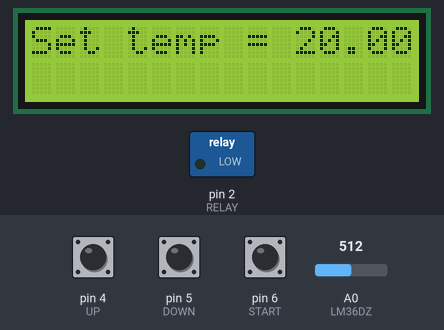
This sketch was run on a simulated Arduino Uno, built with avr-gcc and run on an emulated ATmega328P. Parts: 16×2 character LCD, switched loads named in the sketch (green lamp = pin HIGH). Inputs (shaded band) come from the test bench; at power-on: pin 5 (DOWN) LOW, A0 (LM36DZ) = 512, pin 4 (UP) HIGH, pin 6 (START) LOW.

Above: at 1.2 s.
1.3 s: pin 5 (DOWN) pulled HIGH for 0.15 s
At 2.2 s:
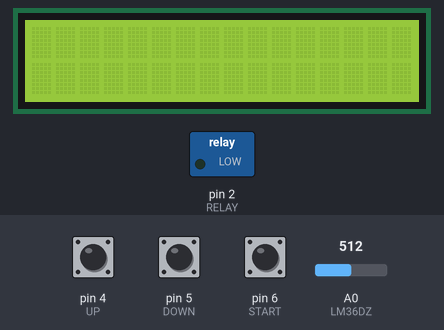
4.4 s: A0 (LM36DZ) set to 321
7.4 s: A0 (LM36DZ) set to 291
8.9 s: A0 (LM36DZ) set to 67
11.9 s: A0 (LM36DZ) set to 60
At 13.0 s:
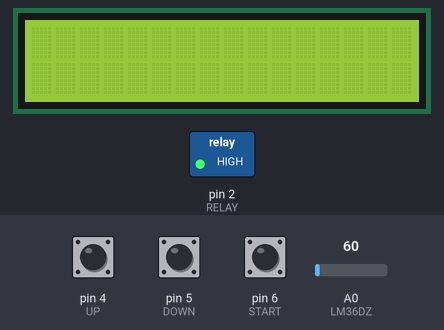
14.9 s: A0 (LM36DZ) set to 122
At 16.3 s:
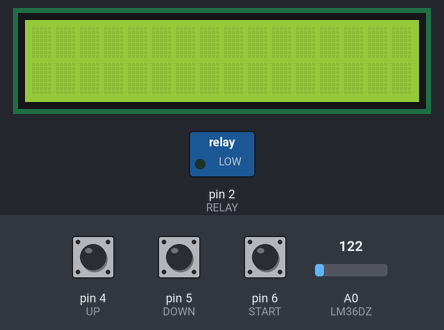
Timing chart, 0 to 17.9 s (numbered marks = the images above; inputs shaded):
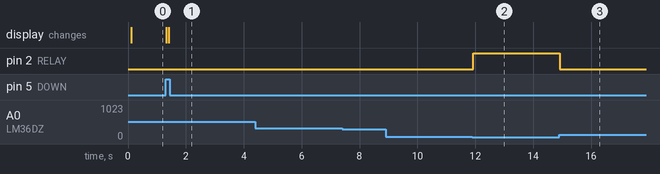

Measured:
- the behaviour switches between 64 and 63 on A0 (LM36DZ) (found by bisection; images 1 and 2)
- after the input at 1.3 s, the display: first changes at once (image 1 shows a later state)
- after the input at 4.4 s, every drawn part: stays the same
- after the input at 7.4 s, every drawn part: stays the same
- after the input at 8.9 s, every drawn part: stays the same
- after the input at 11.9 s, pin 2 (RELAY): LOW → HIGH at once
- after the input at 14.9 s, pin 2 (RELAY): HIGH → LOW at once

The sketch:

sketch_aug12a.ino
```cpp
// Author: Giorgi Kavtaradze
// Date: 20.08.2023
/******************************/
#include <LiquidCrystal_I2C.h>
#include <Arduino.h>
#include <Wire.h>

#define LM36DZ A0

using namespace std;

float SetTemp = 20.0;
const int RELAY = 2;
const int UP = 4;
const int DOWN = 5;
const int START = 6;
int count = 0;
int tempSensor;
LiquidCrystal_I2C lcd(0x27, 16, 2);


void lcd_display();
void relay();
void buttons();

void setup() {
 pinMode(RELAY, OUTPUT);
 pinMode(UP, INPUT);
 pinMode(DOWN, INPUT);
 pinMode(START, INPUT);
 digitalWrite(tempSensor, 1);
//  digitalWrite(RELAY, 0);
// lcd.init();
// lcd.backlight();
// buttons();

};

void lcd_display(){
  int tempSensor = analogRead(LM36DZ);
  float mv = (5000.0 * tempSensor)/1023.0;
  float HomeTemp = ((500.0 - mv)/10.0);
  lcd.init();
  lcd.backlight();

  lcd.setCursor(0, 0);
  lcd.print("Set Temp = ");
  lcd.print(SetTemp);

  lcd.setCursor(0, 1);
  lcd.print("Home temp = ");
  lcd.print(HomeTemp);

  return;
};

void relay(){
  int tempSensor = analogRead(LM36DZ);
  float mv = (5000.0 * tempSensor)/1023.0;
  float HomeTemp = ((500.0 - mv)/10.0);

  if(HomeTemp >= SetTemp){
    digitalWrite(RELAY, 1);
  }else{
    digitalWrite(RELAY, 0);
  };

  return;
}

void buttons(){
  //lcd_display();
  lcd.clear();

  while(count == 0){
    lcd.setCursor(0, 0);
    lcd.print("Set temp = ");
    lcd.print(SetTemp);
    while(digitalRead(UP) == 1 && digitalRead(DOWN) == 1 &&
          digitalRead(START) == 1);

    if(digitalRead(UP) == 0){
      SetTemp++;
      while(digitalRead(UP) == 0);
    }else if(digitalRead(DOWN) == 0){
      SetTemp--;
      while(digitalRead(DOWN) == 0);
    }else if(digitalRead(START) == 0){

      if(count == 1){
        digitalRead(START);
        count = 0;
      }else{
        count = 1;
      };
    }else if(digitalRead(START) == 1){
      if(count == 0){
        digitalRead(START);
        count = 1;
      }else{
        count = 1;
      };
    }

  };
  return;
};


void loop(){
  lcd_display();
  relay();
  buttons();
};
```
